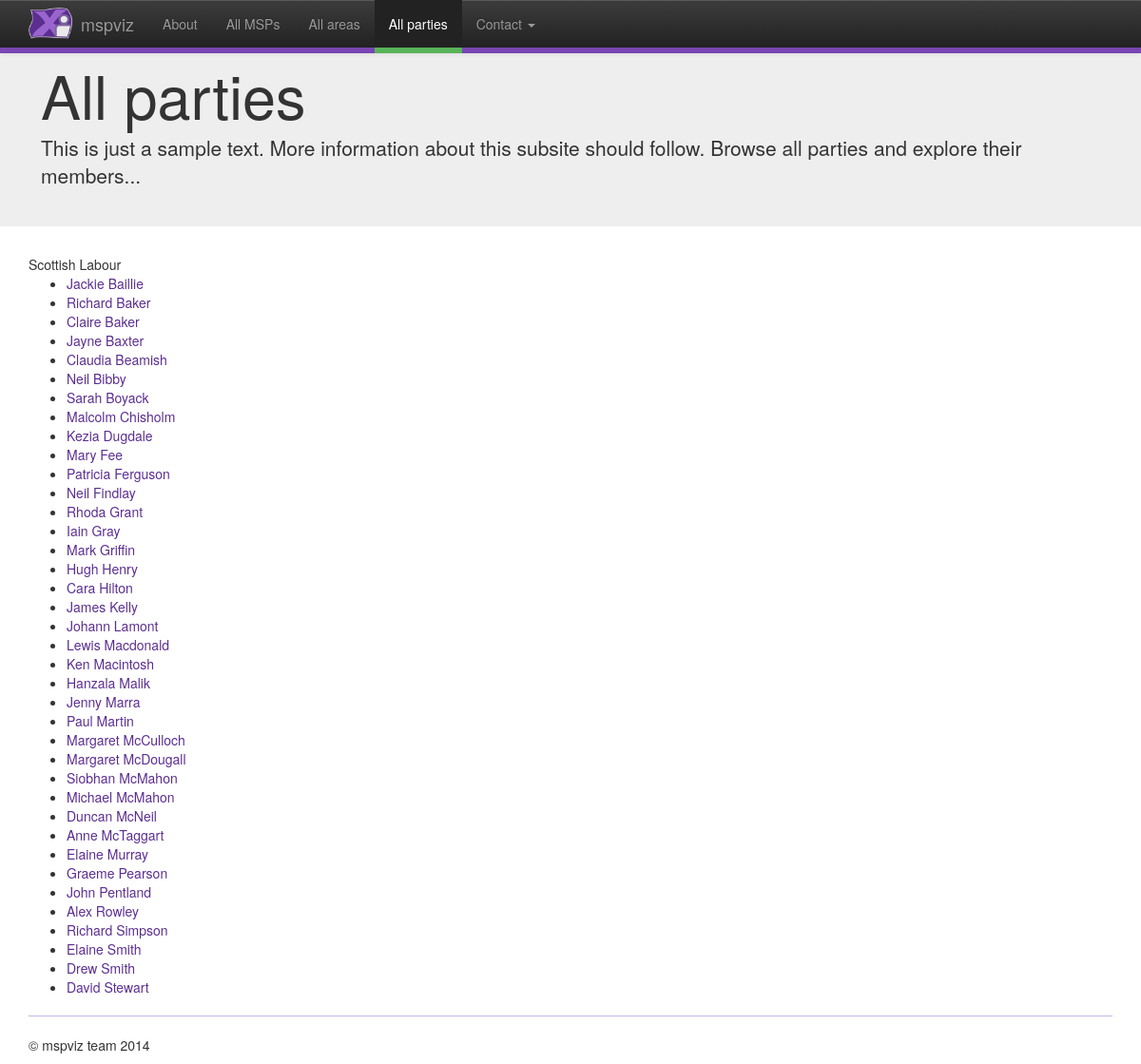
Page /mspviz/party/2/ on the committed database.
### mspviz/models.py (models this page shows, shortened)
class Party(models.Model):
	name = models.CharField(max_length=128, unique=True)
	image = models.CharField(max_length=256)

class MSP(models.Model):
	foreignid = models.PositiveIntegerField(max_length=8, unique=True)
	district = models.ForeignKey(District)
	party = models.ForeignKey(Party)
	firstname = models.CharField(max_length=128)
	lastname = models.CharField(max_length=128)
	image = models.CharField(max_length=256)

### mspviz/views.py (the view)
# urls.py: url(r'^party/(?P<partyID>\w+)/$',views.party,name = 'party'),
def party(request,partyID):
	context = RequestContext(request)
	context_dict['activesite'] = navigation_main['listparties']
	thisParty = Party.objects.get(id = partyID)
	partyMSPs = MSP.objects.filter(party = thisParty).order_by('lastname')
	context_dict['party'] = thisParty
	context_dict['partyMSPs'] = partyMSPs
	return render_to_response('mspviz/party.html', context_dict, context)

### templates/mspviz/party.html
{% extends "mspviz/base.html" %}
{% block content %}
	{% if party %}
		{{party.name}}
		{% if partyMSPs %}
			<ul>
			{% for msp in partyMSPs %}
				<li><a href="/mspviz/msp/{{msp.foreignid}}">{{msp.firstname}} {{msp.lastname}}</a></li>
			{% endfor %}
			</ul>
		{% endif %}
	{% endif %}
{% endblock %}

### static/css/main.css (style rules this page uses)
a { color: #5C2E91; }

### rows in the picture
Party: name "Scottish Labour"
MSP: firstname "Jackie", lastname "Baillie"
MSP: firstname "Richard", lastname "Baker"
MSP: firstname "Claire", lastname "Baker"
MSP: firstname "Jayne", lastname "Baxter"
MSP: firstname "Claudia", lastname "Beamish"
MSP: firstname "Neil", lastname "Bibby"
MSP: firstname "Sarah", lastname "Boyack"
MSP: firstname "Malcolm", lastname "Chisholm"
MSP: firstname "Kezia", lastname "Dugdale"
MSP: firstname "Mary", lastname "Fee"
MSP: firstname "Patricia", lastname "Ferguson"
MSP: firstname "Neil", lastname "Findlay"
MSP: firstname "Rhoda", lastname "Grant"
MSP: firstname "Iain", lastname "Gray"
MSP: firstname "Mark", lastname "Griffin"
MSP: firstname "Hugh", lastname "Henry"
MSP: firstname "Cara", lastname "Hilton"
MSP: firstname "James", lastname "Kelly"
MSP: firstname "Johann", lastname "Lamont"
MSP: firstname "Lewis", lastname "Macdonald"
MSP: firstname "Ken", lastname "Macintosh"
MSP: firstname "Hanzala", lastname "Malik"
MSP: firstname "Jenny", lastname "Marra"
MSP: firstname "Paul", lastname "Martin"
MSP: firstname "Margaret", lastname "McCulloch"
MSP: firstname "Margaret", lastname "McDougall"
MSP: firstname "Siobhan", lastname "McMahon"
MSP: firstname "Michael", lastname "McMahon"
MSP: firstname "Duncan", lastname "McNeil"
MSP: firstname "Anne", lastname "McTaggart"
MSP: firstname "Elaine", lastname "Murray"
MSP: firstname "Graeme", lastname "Pearson"
MSP: firstname "John", lastname "Pentland"
MSP: firstname "Alex", lastname "Rowley"
MSP: firstname "Richard", lastname "Simpson"
MSP: firstname "Elaine", lastname "Smith"
MSP: firstname "Drew", lastname "Smith"
MSP: firstname "David", lastname "Stewart"

### other values in the picture
{{ navelem.title }} "About" "All MSPs" "All areas" "All parties"
{{ activesite.title }} "All parties"
{{ activesite.desc }} "This is just a sample text. More information about this subsite should follow. Browse all parties and explore their members..."
{{ contact_name }} "mspviz team 2014"
